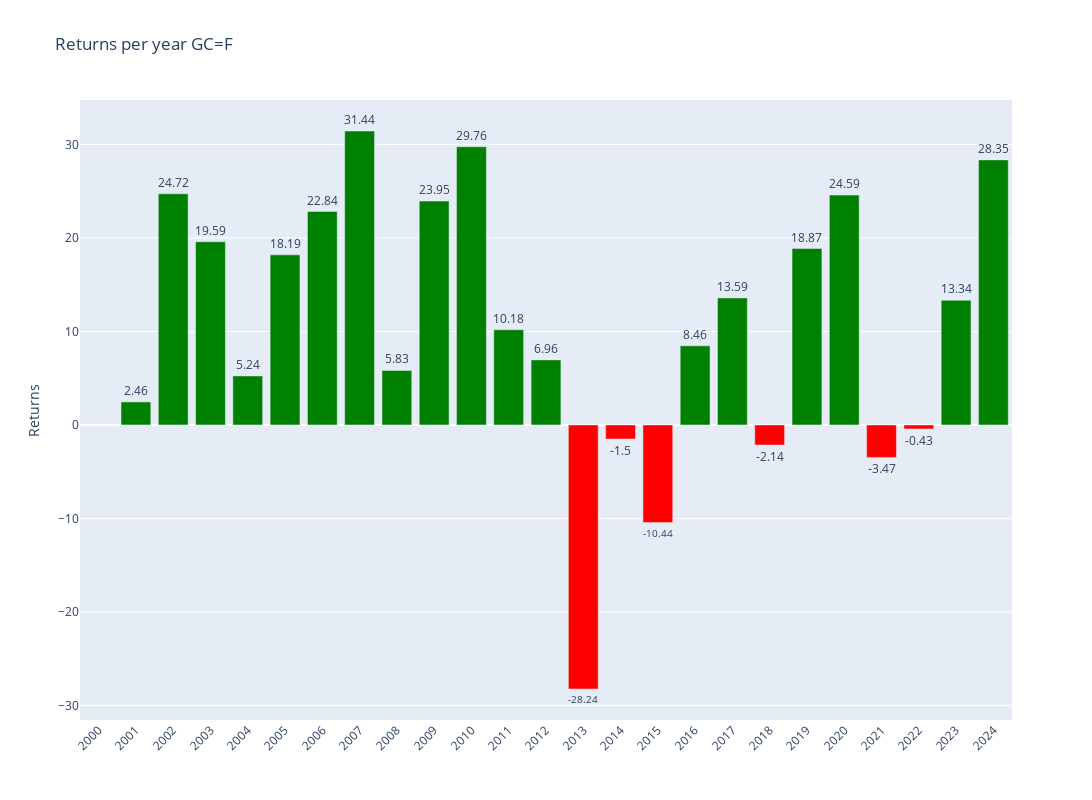

Notebook code for this chart:
### Code cell
# Plotly
fig = make_subplots()

# Add colors
colors = ['green' if x >= 0 else 'red' for x in annual_data['Return']]

# Graph (1,1)
fig.add_trace(go.Bar(y=annual_data['Return'],x=annual_data['Return'].index,text=round(annual_data['Return'],2),textposition='outside',marker_color=colors,hoverinfo='skip'),row=1,col=1)

# Update xaxis properties
fig.update_yaxes(title_text="Returns", row=1, col=1)

fig.update_layout(xaxis=dict(tickvals=annual_data.index,tickangle=-45),height=800, width=1300,title=f"Returns per year {ticker}")

fig.show()

### Figure 1 — Plotly figure (JSON) as saved in the notebook; plotly's stock layout.template omitted (floating-point values rounded to 4 significant figures)
{"data": [{"hoverinfo": "skip", "marker": {"color": ["red", "green", "green", "green", "green", "green", "green", "green", "green", "green", "green", "green", "green", "red", "red", "red", "green", "green", "red", "green", "green", "red", "red", "green", "green"]}, "text": [null, 2.46, 24.72, 19.59, 5.24, 18.19, 22.84, 31.44, 5.83, 23.95, 29.76, 10.18, 6.96, -28.24, -1.5, -10.44, 8.46, 13.59, -2.14, 18.87, 24.59, -3.47, -0.43, 13.34, 28.35], "textposition": "outside", "type": "bar", "x": [2000, 2001, 2002, 2003, 2004, 2005, 2006, 2007, 2008, 2009, 2010, 2011, 2012, 2013, 2014, 2015, 2016, 2017, 2018, 2019, 2020, 2021, 2022, 2023, 2024], "xaxis": "x", "y": [null, 2.463, 24.72, 19.59, 5.244, 18.19, 22.84, 31.44, 5.833, 23.95, 29.76, 10.18, 6.961, -28.24, -1.498, -10.44, 8.46, 13.59, -2.143, 18.87, 24.59, -3.465, -0.4268, 13.34, 28.35], "yaxis": "y"}], "layout": {"height": 800, "title": {"text": "Returns per year GC=F"}, "width": 1300, "xaxis": {"anchor": "y", "domain": [0, 1], "tickangle": -45, "tickvals": [2000, 2001, 2002, 2003, 2004, 2005, 2006, 2007, 2008, 2009, 2010, 2011, 2012, 2013, 2014, 2015, 2016, 2017, 2018, 2019, 2020, 2021, 2022, 2023, 2024]}, "yaxis": {"anchor": "x", "domain": [0, 1], "title": {"text": "Returns"}}}}
